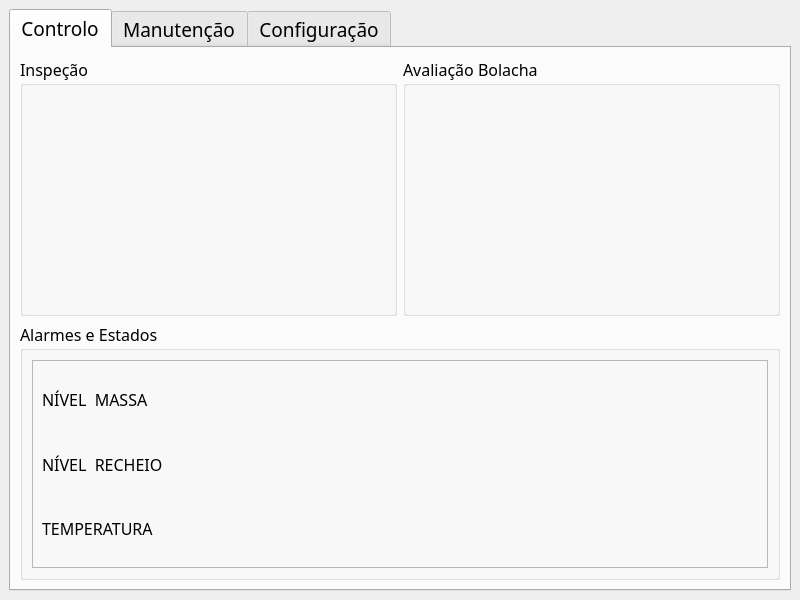
<?xml version="1.0" encoding="UTF-8"?>
<ui version="4.0">
 <class>MainWindow</class>
 <widget class="QMainWindow" name="MainWindow">
  <property name="geometry">
   <rect>
    <x>0</x>
    <y>0</y>
    <width>800</width>
    <height>600</height>
   </rect>
  </property>
  <property name="minimumSize">
   <size>
    <width>800</width>
    <height>600</height>
   </size>
  </property>
  <property name="maximumSize">
   <size>
    <width>800</width>
    <height>600</height>
   </size>
  </property>
  <property name="windowTitle">
   <string>MainWindow</string>
  </property>
  <widget class="QWidget" name="centralwidget">
   <layout class="QVBoxLayout" name="verticalLayout">
    <item>
     <widget class="QTabWidget" name="tabWidget">
      <property name="font">
       <font>
        <family>Rockwell</family>
        <pointsize>14</pointsize>
       </font>
      </property>
      <property name="tabPosition">
       <enum>QTabWidget::North</enum>
      </property>
      <property name="tabShape">
       <enum>QTabWidget::Rounded</enum>
      </property>
      <property name="currentIndex">
       <number>0</number>
      </property>
      <widget class="QWidget" name="tab_controlo">
       <attribute name="title">
        <string>Controlo</string>
       </attribute>
       <layout class="QVBoxLayout" name="verticalLayout_5">
        <item>
         <layout class="QVBoxLayout" name="verticalLayout_4">
          <item>
           <layout class="QHBoxLayout" name="horizontalLayout_2">
            <item>
             <widget class="QGroupBox" name="groupBox_3">
              <property name="font">
               <font>
                <family>Rockwell</family>
                <pointsize>12</pointsize>
               </font>
              </property>
              <property name="title">
               <string>Inspeção</string>
              </property>
              <layout class="QVBoxLayout" name="verticalLayout_2">
               <item>
                <widget class="QLabel" name="lbl_image">
                 <property name="text">
                  <string/>
                 </property>
                </widget>
               </item>
              </layout>
             </widget>
            </item>
            <item>
             <widget class="QGroupBox" name="groupBox_4">
              <property name="font">
               <font>
                <family>Rockwell</family>
                <pointsize>12</pointsize>
               </font>
              </property>
              <property name="title">
               <string>Avaliação Bolacha</string>
              </property>
              <layout class="QVBoxLayout" name="verticalLayout_3">
               <item>
                <widget class="QLabel" name="lbl_cookie_status">
                 <property name="text">
                  <string/>
                 </property>
                </widget>
               </item>
              </layout>
             </widget>
            </item>
           </layout>
          </item>
          <item>
           <widget class="QGroupBox" name="groupBox_5">
            <property name="font">
             <font>
              <family>Rockwell</family>
              <pointsize>12</pointsize>
             </font>
            </property>
            <property name="title">
             <string>Alarmes e Estados</string>
            </property>
            <layout class="QHBoxLayout" name="horizontalLayout_15">
             <item>
              <widget class="QFrame" name="frame">
               <property name="frameShape">
                <enum>QFrame::StyledPanel</enum>
               </property>
               <property name="frameShadow">
                <enum>QFrame::Raised</enum>
               </property>
               <property name="lineWidth">
                <number>3</number>
               </property>
               <layout class="QVBoxLayout" name="verticalLayout_14">
                <item>
                 <layout class="QHBoxLayout" name="horizontalLayout_14">
                  <item>
                   <widget class="QLabel" name="label_12">
                    <property name="text">
                     <string>NÍVEL  MASSA</string>
                    </property>
                   </widget>
                  </item>
                  <item>
                   <widget class="QLabel" name="lbl_estad_massa">
                    <property name="text">
                     <string/>
                    </property>
                   </widget>
                  </item>
                 </layout>
                </item>
                <item>
                 <layout class="QHBoxLayout" name="horizontalLayout_16">
                  <item>
                   <widget class="QLabel" name="label_13">
                    <property name="text">
                     <string>NÍVEL  RECHEIO</string>
                    </property>
                   </widget>
                  </item>
                  <item>
                   <widget class="QLabel" name="lbl_estado_recheio">
                    <property name="text">
                     <string/>
                    </property>
                   </widget>
                  </item>
                 </layout>
                </item>
                <item>
                 <layout class="QHBoxLayout" name="horizontalLayout_17">
                  <item>
                   <widget class="QLabel" name="label_14">
                    <property name="text">
                     <string>TEMPERATURA</string>
                    </property>
                   </widget>
                  </item>
                  <item>
                   <widget class="QLabel" name="lbl_estado_temperatura">
                    <property name="text">
                     <string/>
                    </property>
                   </widget>
                  </item>
                 </layout>
                </item>
               </layout>
              </widget>
             </item>
            </layout>
           </widget>
          </item>
         </layout>
        </item>
       </layout>
      </widget>
      <widget class="QWidget" name="tab_manutencao">
       <attribute name="title">
        <string>Manutenção</string>
       </attribute>
       <layout class="QVBoxLayout" name="verticalLayout_11">
        <item>
         <layout class="QHBoxLayout" name="horizontalLayout_3">
          <item>
           <widget class="QLabel" name="label">
            <property name="text">
             <string>Dispensa de massa</string>
            </property>
           </widget>
          </item>
          <item>
           <layout class="QVBoxLayout" name="verticalLayout_10">
            <item>
             <widget class="QPushButton" name="btn_activar_massa">
              <property name="font">
               <font>
                <family>Rockwell</family>
                <pointsize>12</pointsize>
               </font>
              </property>
              <property name="text">
               <string>Ativar</string>
              </property>
             </widget>
            </item>
            <item>
             <widget class="QPushButton" name="btn_desativar_massa">
              <property name="font">
               <font>
                <family>Rockwell</family>
                <pointsize>12</pointsize>
               </font>
              </property>
              <property name="text">
               <string>Desativar</string>
              </property>
             </widget>
            </item>
           </layout>
          </item>
         </layout>
        </item>
        <item>
         <layout class="QHBoxLayout" name="horizontalLayout_4">
          <item>
           <widget class="QLabel" name="label_2">
            <property name="text">
             <string>Dispensa de recheio</string>
            </property>
           </widget>
          </item>
          <item>
           <layout class="QVBoxLayout" name="verticalLayout_9">
            <item>
             <widget class="QPushButton" name="btn_ativar_recheio">
              <property name="font">
               <font>
                <family>Rockwell</family>
                <pointsize>12</pointsize>
               </font>
              </property>
              <property name="text">
               <string>Ativar</string>
              </property>
             </widget>
            </item>
            <item>
             <widget class="QPushButton" name="btn_desativar_recheio">
              <property name="font">
               <font>
                <family>Rockwell</family>
                <pointsize>12</pointsize>
               </font>
              </property>
              <property name="text">
               <string>Desativar</string>
              </property>
             </widget>
            </item>
           </layout>
          </item>
         </layout>
        </item>
        <item>
         <layout class="QHBoxLayout" name="horizontalLayout_5">
          <item>
           <widget class="QLabel" name="label_3">
            <property name="text">
             <string>Entrada forno</string>
            </property>
           </widget>
          </item>
          <item>
           <layout class="QVBoxLayout" name="verticalLayout_8">
            <item>
             <widget class="QPushButton" name="btn_ativar_entrada_forno">
              <property name="font">
               <font>
                <family>Rockwell</family>
                <pointsize>12</pointsize>
               </font>
              </property>
              <property name="text">
               <string>Ativar</string>
              </property>
             </widget>
            </item>
            <item>
             <widget class="QPushButton" name="btn_desativar_entrada_forno">
              <property name="font">
               <font>
                <family>Rockwell</family>
                <pointsize>12</pointsize>
               </font>
              </property>
              <property name="text">
               <string>Desativar</string>
              </property>
             </widget>
            </item>
           </layout>
          </item>
         </layout>
        </item>
        <item>
         <layout class="QHBoxLayout" name="horizontalLayout_6">
          <item>
           <widget class="QLabel" name="label_4">
            <property name="text">
             <string>Saída do forno</string>
            </property>
           </widget>
          </item>
          <item>
           <layout class="QVBoxLayout" name="verticalLayout_7">
            <item>
             <widget class="QPushButton" name="btn_ativar_saida_forno">
              <property name="font">
               <font>
                <family>Rockwell</family>
                <pointsize>12</pointsize>
               </font>
              </property>
              <property name="text">
               <string>Ativar</string>
              </property>
             </widget>
            </item>
            <item>
             <widget class="QPushButton" name="btn_desativar_saida_forno">
              <property name="font">
               <font>
                <family>Rockwell</family>
                <pointsize>12</pointsize>
               </font>
              </property>
              <property name="text">
               <string>Desativar</string>
              </property>
             </widget>
            </item>
           </layout>
          </item>
         </layout>
        </item>
        <item>
         <layout class="QHBoxLayout" name="horizontalLayout_7">
          <item>
           <widget class="QLabel" name="label_5">
            <property name="text">
             <string>Seleção bolacha</string>
            </property>
           </widget>
          </item>
          <item>
           <layout class="QVBoxLayout" name="verticalLayout_6">
            <item>
             <widget class="QPushButton" name="btn_bolacha_ok">
              <property name="font">
               <font>
                <family>Rockwell</family>
                <pointsize>12</pointsize>
               </font>
              </property>
              <property name="text">
               <string>OK</string>
              </property>
             </widget>
            </item>
            <item>
             <widget class="QPushButton" name="btn_bolacha_not_ok">
              <property name="font">
               <font>
                <family>Rockwell</family>
                <pointsize>12</pointsize>
               </font>
              </property>
              <property name="text">
               <string>NOT OK</string>
              </property>
             </widget>
            </item>
           </layout>
          </item>
         </layout>
        </item>
       </layout>
      </widget>
      <widget class="QWidget" name="tab_config">
       <attribute name="title">
        <string>Configuração</string>
       </attribute>
       <layout class="QHBoxLayout" name="horizontalLayout">
        <item>
         <widget class="QGroupBox" name="groupBox">
          <property name="font">
           <font>
            <family>Rockwell</family>
            <pointsize>12</pointsize>
           </font>
          </property>
          <property name="title">
           <string>Configuração Hostlink</string>
          </property>
          <property name="alignment">
           <set>Qt::AlignCenter</set>
          </property>
          <property name="flat">
           <bool>false</bool>
          </property>
          <layout class="QVBoxLayout" name="verticalLayout_12">
           <item>
            <layout class="QHBoxLayout" name="horizontalLayout_8">
             <item>
              <widget class="QLabel" name="label_6">
               <property name="text">
                <string>Porta COM:</string>
               </property>
               <property name="alignment">
                <set>Qt::AlignCenter</set>
               </property>
              </widget>
             </item>
             <item>
              <widget class="QComboBox" name="combo_comport"/>
             </item>
            </layout>
           </item>
           <item>
            <layout class="QHBoxLayout" name="horizontalLayout_9">
             <item>
              <widget class="QLabel" name="label_7">
               <property name="text">
                <string>Baudrate:</string>
               </property>
               <property name="alignment">
                <set>Qt::AlignCenter</set>
               </property>
              </widget>
             </item>
             <item>
              <widget class="QComboBox" name="combo_baudrate">
               <item>
                <property name="text">
                 <string>9600</string>
                </property>
               </item>
               <item>
                <property name="text">
                 <string>19200</string>
                </property>
               </item>
               <item>
                <property name="text">
                 <string>38400</string>
                </property>
               </item>
               <item>
                <property name="text">
                 <string>57600</string>
                </property>
               </item>
               <item>
                <property name="text">
                 <string>115200</string>
                </property>
               </item>
              </widget>
             </item>
            </layout>
           </item>
           <item>
            <layout class="QHBoxLayout" name="horizontalLayout_10">
             <item>
              <widget class="QLabel" name="label_8">
               <property name="text">
                <string>Data Bits:</string>
               </property>
               <property name="alignment">
                <set>Qt::AlignCenter</set>
               </property>
              </widget>
             </item>
             <item>
              <widget class="QComboBox" name="comboBox">
               <item>
                <property name="text">
                 <string>7</string>
                </property>
               </item>
               <item>
                <property name="text">
                 <string>8</string>
                </property>
               </item>
              </widget>
             </item>
            </layout>
           </item>
           <item>
            <layout class="QHBoxLayout" name="horizontalLayout_11">
             <item>
              <widget class="QLabel" name="label_9">
               <property name="text">
                <string>Parity:</string>
               </property>
               <property name="alignment">
                <set>Qt::AlignCenter</set>
               </property>
              </widget>
             </item>
             <item>
              <widget class="QComboBox" name="comboBox_2">
               <property name="sizePolicy">
                <sizepolicy hsizetype="Minimum" vsizetype="Fixed">
                 <horstretch>0</horstretch>
                 <verstretch>0</verstretch>
                </sizepolicy>
               </property>
               <item>
                <property name="text">
                 <string>None</string>
                </property>
               </item>
               <item>
                <property name="text">
                 <string>Odd</string>
                </property>
               </item>
               <item>
                <property name="text">
                 <string>Even</string>
                </property>
               </item>
              </widget>
             </item>
            </layout>
           </item>
           <item>
            <layout class="QHBoxLayout" name="horizontalLayout_12">
             <item>
              <widget class="QLabel" name="label_10">
               <property name="text">
                <string>Stop Bits:</string>
               </property>
               <property name="alignment">
                <set>Qt::AlignCenter</set>
               </property>
              </widget>
             </item>
             <item>
              <widget class="QComboBox" name="comboBox_3">
               <property name="sizePolicy">
                <sizepolicy hsizetype="Minimum" vsizetype="Fixed">
                 <horstretch>0</horstretch>
                 <verstretch>0</verstretch>
                </sizepolicy>
               </property>
               <property name="sizeAdjustPolicy">
                <enum>QComboBox::AdjustToContentsOnFirstShow</enum>
               </property>
               <item>
                <property name="text">
                 <string>1</string>
                </property>
               </item>
               <item>
                <property name="text">
                 <string>2</string>
                </property>
               </item>
              </widget>
             </item>
            </layout>
           </item>
           <item>
            <layout class="QHBoxLayout" name="horizontalLayout_13">
             <item>
              <widget class="QLabel" name="label_11">
               <property name="text">
                <string>Número PLC:</string>
               </property>
               <property name="alignment">
                <set>Qt::AlignCenter</set>
               </property>
              </widget>
             </item>
             <item>
              <widget class="QLineEdit" name="lineEdit">
               <property name="sizePolicy">
                <sizepolicy hsizetype="Minimum" vsizetype="Fixed">
                 <horstretch>0</horstretch>
                 <verstretch>0</verstretch>
                </sizepolicy>
               </property>
               <property name="alignment">
                <set>Qt::AlignRight|Qt::AlignTrailing|Qt::AlignVCenter</set>
               </property>
              </widget>
             </item>
            </layout>
           </item>
           <item>
            <layout class="QVBoxLayout" name="verticalLayout_13">
             <item>
              <widget class="QPushButton" name="pushButton_11">
               <property name="text">
                <string>Connect</string>
               </property>
              </widget>
             </item>
             <item>
              <widget class="QPushButton" name="pushButton_12">
               <property name="text">
                <string>Disconnect</string>
               </property>
              </widget>
             </item>
            </layout>
           </item>
          </layout>
         </widget>
        </item>
       </layout>
      </widget>
     </widget>
    </item>
   </layout>
  </widget>
 </widget>
 <resources/>
 <connections/>
</ui>
